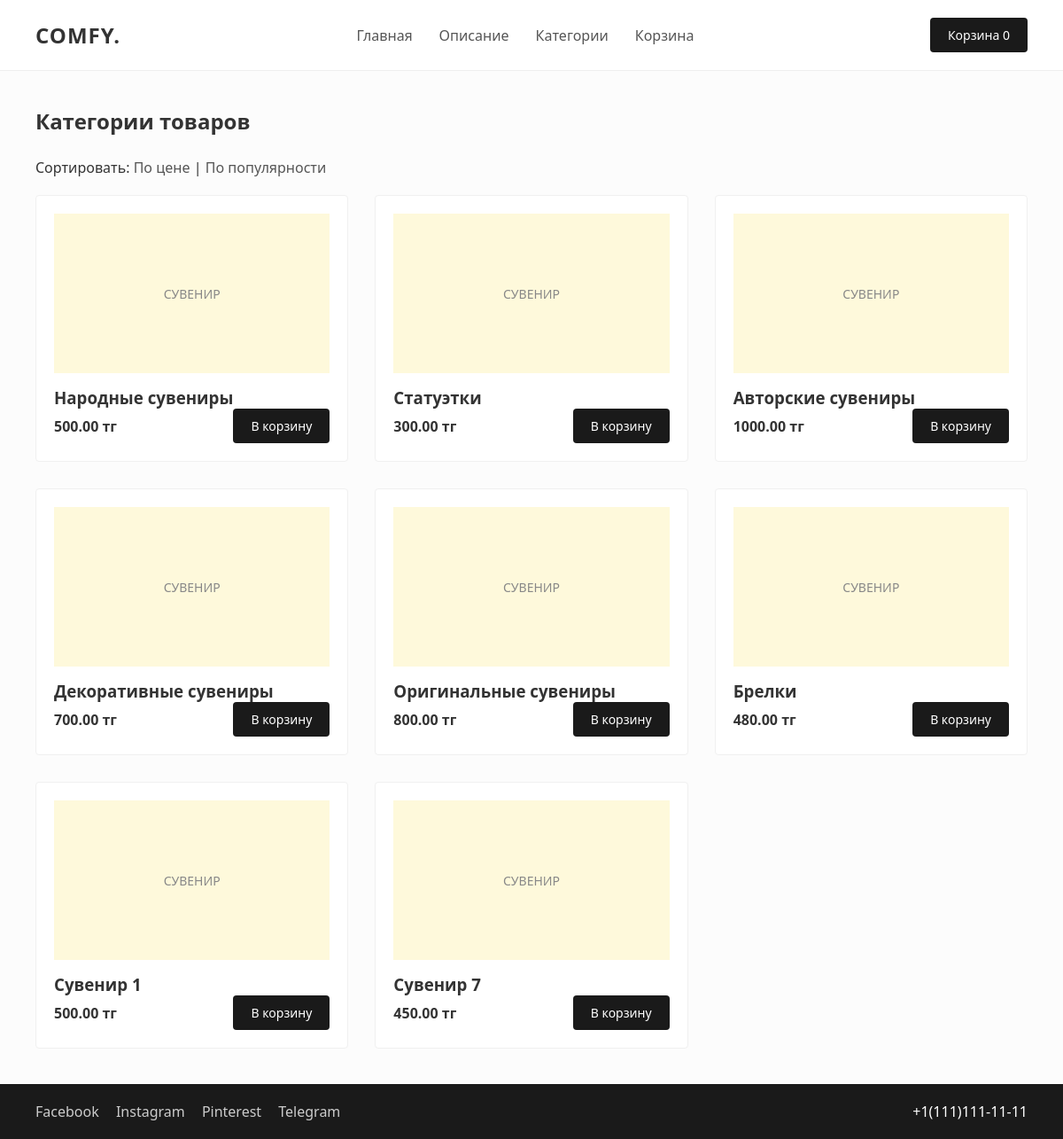
The page /adada/product_list.php on the database its author committed.
### tables this page shows
CREATE TABLE `products` (
  `id` int(11) NOT NULL,
  `name` varchar(255) NOT NULL,
  `category` varchar(100) NOT NULL,
  `price` decimal(10,2) NOT NULL,
  `image` varchar(255) DEFAULT 'default.jpg'
);

### adada/product_list.php (the view, shortened to what this page needs)
<?php
require_once 'controllers/config.php';
$sort = $_GET['sort'] ?? 'id';
$allowed_sorts = ['price' => 'price ASC', 'popularity' => 'id DESC'];
$order_by = $allowed_sorts[$sort] ?? 'id';
$stmt = $pdo->query("SELECT * FROM products ORDER BY $order_by");
$products = $stmt->fetchAll();
?>
<!DOCTYPE html>
<html lang="ru">
<head>
    <link rel="stylesheet" href="assets/styles.css">
</head>
<body>
    <header>
        <div class="logo"><a href="index.php">COMFY.</a></div>
        <nav><a href="index.php">Главная</a><a href="index.php#about">Описание</a><a href="product_list.php">Категории</a><a href="basket.php">Корзина</a></nav>
        <div class="header-right">
            <a href="basket.php" class="btn-black">Корзина <?= isset($_SESSION['basket']) ? count($_SESSION['basket']) : 0 ?></a>
        </div>
    </header>
    <main>
        <h2 class="section-title">Категории товаров</h2>
        <div style="margin-bottom: 20px;">
            Сортировать:
            <a href="product_list.php?sort=price" class="sort-link">По цене</a> |
            <a href="product_list.php?sort=popularity" class="sort-link">По популярности</a>
        </div>
        <div class="grid-products">
            <?php foreach($products as $product): ?>
            <div class="product-card">
                <div class="product-image-placeholder">СУВЕНИР</div>
                <h3><?= htmlspecialchars($product['name']) ?></h3>
                <div class="product-info">
                    <span class="product-price"><?= $product['price'] ?> тг</span>
                    <a href="controllers/action_add_product.php?id=<?= $product['id'] ?>" class="btn-black">В корзину</a>
                </div>
            </div>
            <?php endforeach; ?>
        </div>
    </main>
    <footer>
        <div class="social-links">
            <a href="#">Facebook</a> <a href="#">Instagram</a> <a href="#">Pinterest</a> <a href="#">Telegram</a>
        </div>
        <div>+1(111)111-11-11</div>
    </footer>
</body>
</html>

### adada/assets/styles.css (style rules this page uses)
* { box-sizing: border-box; margin: 0; padding: 0; font-family: 'Segoe UI', Tahoma, Geneva, Verdana, sans-serif; }
body { background-color: #fcfcfc; color: #333; display: flex; flex-direction: column; min-height: 100vh; }
header { background-color: #ffffff; display: flex; justify-content: space-between; align-items: center; padding: 20px 40px; border-bottom: 1px solid #eee; }
.logo { font-weight: bold; font-size: 24px; letter-spacing: 1px; }
.logo a { text-decoration: none; color: #333; }
nav a { margin: 0 15px; text-decoration: none; color: #555; font-size: 16px; }
.header-right { display: flex; align-items: center; gap: 15px; }
.btn-black { background-color: #1a1a1a; color: white; padding: 10px 20px; border: none; border-radius: 4px; text-decoration: none; cursor: pointer; font-size: 14px; }
main { flex: 1; padding: 40px; max-width: 1200px; margin: 0 auto; width: 100%; }
.sort-link { text-decoration: none; color: #555; }
.section-title { font-size: 24px; margin-bottom: 25px; text-align: left; }
.grid-products { display: grid; grid-template-columns: repeat(auto-fill, minmax(280px, 1fr)); gap: 30px; }
.product-card { background: white; border: 1px solid #f0f0f0; border-radius: 4px; padding: 20px; display: flex; flex-direction: column; }
.product-image-placeholder { background-color: #fef9db; height: 180px; margin-bottom: 15px; display: flex; align-items: center; justify-content: center; color: #888; font-size: 14px; }
.product-info { display: flex; justify-content: space-between; align-items: center; margin-top: auto; }
.product-price { font-weight: bold; }
footer { background-color: #1a1a1a; color: white; padding: 20px 40px; display: flex; justify-content: space-between; align-items: center; margin-top: auto; }
.social-links a { color: #ccc; text-decoration: none; margin-right: 15px; }

### rows shown on the page
products: name "Народные сувениры", price "500.00"
products: name "Статуэтки", price "300.00"
products: name "Авторские сувениры", price "1000.00"
products: name "Декоративные сувениры", price "700.00"
products: name "Оригинальные сувениры", price "800.00"
products: name "Брелки", price "480.00"
products: name "Сувенир 1", price "500.00"
products: name "Сувенир 7", price "450.00"
